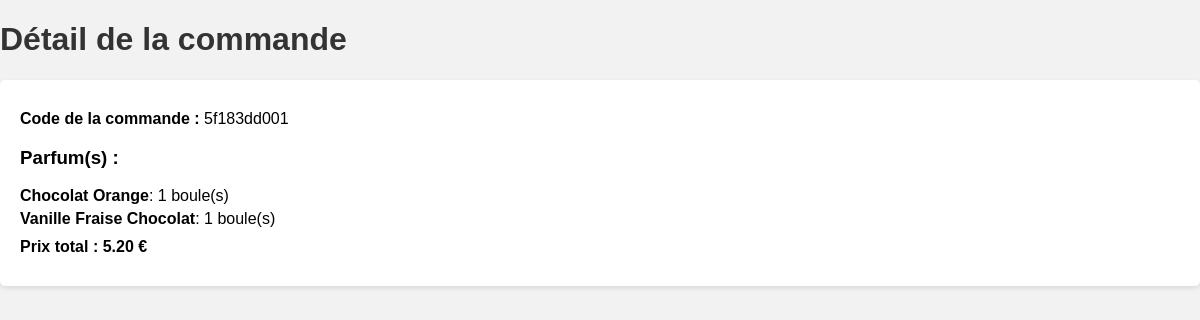
The app's page /details_order/2/ with its own data.
### glacier/models.py (models this page shows, shortened)
class Order(models.Model):
    flavors = models.ManyToManyField(Flavor, through="OrderFlavor")
    code = models.CharField(max_length=10, unique=True)
    def calculate_total_price(self):
        total_price = 0
        for order_flavor in self.orderflavor_set.all():
            total_price += order_flavor.quantity * order_flavor.flavor.price_per_scoop
        return total_price

class OrderFlavor(models.Model):
    order = models.ForeignKey(Order, on_delete=models.CASCADE)
    flavor = models.ForeignKey(Flavor, on_delete=models.CASCADE)
    quantity = models.IntegerField(default=0)

class Flavor(models.Model):
    name = models.CharField(max_length=255)
    price_per_scoop = models.DecimalField(max_digits=5, decimal_places=2)
    quantity_available = models.IntegerField(default=40)
    image = models.ImageField(upload_to="images/")

### glacier/views.py (the view)
# urls.py: path('details_order/<str:order_id>/', order_detail, name='order_detail'),
def order_detail(request, order_id):
    order = get_object_or_404(Order, id=order_id)
    flavors = OrderFlavor.objects.filter(order=order)
    total_price = order.calculate_total_price()
    template = loader.get_template("glacier/order_detail.html")
    context = {"order": order, "flavors": flavors, "total_price": total_price}
    return HttpResponse(template.render(context, request))

### glacier/templates/glacier/order_detail.html (shortened to what this page needs)
<!DOCTYPE html>
<html>
  <head>
  </head>
  <body>
    <h1>Détail de la commande</h1>
    <div class="order-info">
      <p><strong>Code de la commande :</strong> {{ order.code }}</p>
      <h3>Parfum(s) :</h3>
      <ul class="flavor-list">
        {% for order_flavor in order.orderflavor_set.all %}
        <li>
          <span>{{ order_flavor.flavor.name }}</span>: {{ order_flavor.quantity}} boule(s)
        </li>
        {% endfor %}
      </ul>
      <p class="total-price">
        <strong>Prix total :</strong> {{ order.calculate_total_price }} €
      </p>
    </div>
  </body>
</html>

### glacier/templates/glacier/order_detail.html (style rules this page uses)
body { font-family: Arial, sans-serif; background-color: #f2f2f2; margin: 0; padding: 0; }
h1 { color: #333; }
.order-info { background-color: #fff; padding: 20px; border-radius: 5px; box-shadow: 0 2px 5px rgba(0, 0, 0, 0.1); }
.order-info p { margin: 10px 0; }
.flavor-list { list-style-type: none; padding: 0; margin: 0; }
.flavor-list li { margin-bottom: 5px; }
.flavor-list li span { font-weight: bold; }
.total-price { font-weight: bold; margin-top: 10px; }

### records on screen
Order: code "5f183dd001", calculate_total_price "5.20"
OrderFlavor: flavor.name "Chocolat Orange", quantity "1"
OrderFlavor: flavor.name "Vanille Fraise Chocolat", quantity "1"
